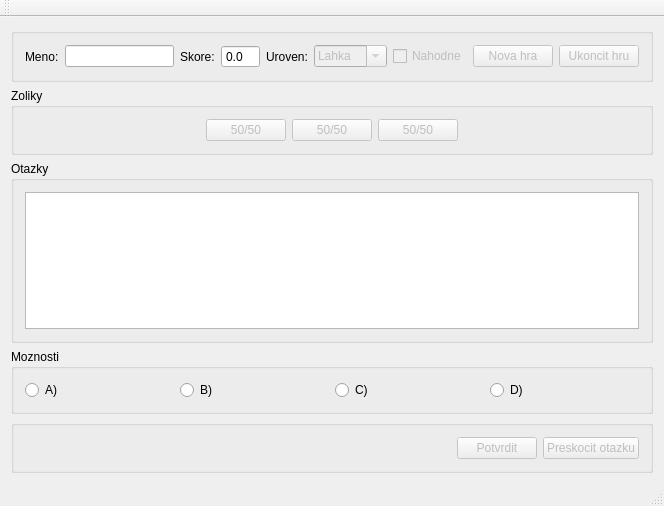
<?xml version="1.0" encoding="UTF-8"?>
<ui version="4.0">
 <class>MilionarClass</class>
 <widget class="QMainWindow" name="MilionarClass">
  <property name="geometry">
   <rect>
    <x>0</x>
    <y>0</y>
    <width>664</width>
    <height>506</height>
   </rect>
  </property>
  <property name="windowTitle">
   <string>Milionar</string>
  </property>
  <widget class="QWidget" name="centralWidget">
   <layout class="QVBoxLayout" name="verticalLayout">
    <item>
     <widget class="QGroupBox" name="groupBox">
      <property name="title">
       <string/>
      </property>
      <layout class="QHBoxLayout" name="horizontalLayout_3">
       <item>
        <widget class="QLabel" name="label">
         <property name="text">
          <string>Meno:</string>
         </property>
        </widget>
       </item>
       <item>
        <widget class="QLineEdit" name="lineEdit"/>
       </item>
       <item>
        <widget class="QLabel" name="label_2">
         <property name="text">
          <string>Skore:</string>
         </property>
        </widget>
       </item>
       <item>
        <widget class="QDoubleSpinBox" name="doubleSpinBox">
         <property name="enabled">
          <bool>true</bool>
         </property>
         <property name="cursor">
          <cursorShape>ArrowCursor</cursorShape>
         </property>
         <property name="frame">
          <bool>true</bool>
         </property>
         <property name="readOnly">
          <bool>false</bool>
         </property>
         <property name="buttonSymbols">
          <enum>QAbstractSpinBox::NoButtons</enum>
         </property>
         <property name="accelerated">
          <bool>false</bool>
         </property>
         <property name="decimals">
          <number>1</number>
         </property>
         <property name="minimum">
          <double>-10.000000000000000</double>
         </property>
         <property name="maximum">
          <double>10.000000000000000</double>
         </property>
         <property name="singleStep">
          <double>0.500000000000000</double>
         </property>
         <property name="stepType">
          <enum>QAbstractSpinBox::DefaultStepType</enum>
         </property>
         <property name="value">
          <double>0.000000000000000</double>
         </property>
        </widget>
       </item>
       <item>
        <widget class="QLabel" name="label_3">
         <property name="text">
          <string>Uroven:</string>
         </property>
        </widget>
       </item>
       <item>
        <widget class="QComboBox" name="comboBox">
         <property name="enabled">
          <bool>false</bool>
         </property>
         <property name="mouseTracking">
          <bool>false</bool>
         </property>
         <property name="editable">
          <bool>true</bool>
         </property>
         <item>
          <property name="text">
           <string>Lahka</string>
          </property>
         </item>
         <item>
          <property name="text">
           <string>Stredna</string>
          </property>
         </item>
         <item>
          <property name="text">
           <string>Tazka</string>
          </property>
         </item>
        </widget>
       </item>
       <item>
        <widget class="QCheckBox" name="checkBox">
         <property name="enabled">
          <bool>false</bool>
         </property>
         <property name="text">
          <string>Nahodne</string>
         </property>
        </widget>
       </item>
       <item>
        <widget class="QPushButton" name="pushNova">
         <property name="enabled">
          <bool>false</bool>
         </property>
         <property name="text">
          <string>Nova hra</string>
         </property>
        </widget>
       </item>
       <item>
        <widget class="QPushButton" name="pushUkoncit">
         <property name="enabled">
          <bool>false</bool>
         </property>
         <property name="text">
          <string>Ukoncit hru</string>
         </property>
        </widget>
       </item>
      </layout>
     </widget>
    </item>
    <item>
     <widget class="QGroupBox" name="groupBox_2">
      <property name="title">
       <string>Zoliky</string>
      </property>
      <layout class="QHBoxLayout" name="horizontalLayout">
       <item>
        <spacer name="horizontalSpacer">
         <property name="orientation">
          <enum>Qt::Horizontal</enum>
         </property>
         <property name="sizeHint" stdset="0">
          <size>
           <width>84</width>
           <height>20</height>
          </size>
         </property>
        </spacer>
       </item>
       <item>
        <spacer name="horizontalSpacer_2">
         <property name="orientation">
          <enum>Qt::Horizontal</enum>
         </property>
         <property name="sizeHint" stdset="0">
          <size>
           <width>83</width>
           <height>20</height>
          </size>
         </property>
        </spacer>
       </item>
       <item>
        <widget class="QPushButton" name="pushButton_3">
         <property name="enabled">
          <bool>false</bool>
         </property>
         <property name="text">
          <string>50/50</string>
         </property>
        </widget>
       </item>
       <item>
        <widget class="QPushButton" name="pushButton_4">
         <property name="enabled">
          <bool>false</bool>
         </property>
         <property name="text">
          <string>50/50</string>
         </property>
        </widget>
       </item>
       <item>
        <widget class="QPushButton" name="pushButton_5">
         <property name="enabled">
          <bool>false</bool>
         </property>
         <property name="text">
          <string>50/50</string>
         </property>
        </widget>
       </item>
       <item>
        <spacer name="horizontalSpacer_3">
         <property name="orientation">
          <enum>Qt::Horizontal</enum>
         </property>
         <property name="sizeHint" stdset="0">
          <size>
           <width>84</width>
           <height>20</height>
          </size>
         </property>
        </spacer>
       </item>
       <item>
        <spacer name="horizontalSpacer_4">
         <property name="orientation">
          <enum>Qt::Horizontal</enum>
         </property>
         <property name="sizeHint" stdset="0">
          <size>
           <width>83</width>
           <height>20</height>
          </size>
         </property>
        </spacer>
       </item>
      </layout>
     </widget>
    </item>
    <item>
     <widget class="QGroupBox" name="groupBox_3">
      <property name="title">
       <string>Otazky</string>
      </property>
      <layout class="QVBoxLayout" name="verticalLayout_2">
       <item>
        <widget class="QTextEdit" name="textEdit"/>
       </item>
      </layout>
     </widget>
    </item>
    <item>
     <widget class="QGroupBox" name="groupBox_4">
      <property name="title">
       <string>Moznosti</string>
      </property>
      <layout class="QHBoxLayout" name="horizontalLayout_2">
       <item>
        <widget class="QRadioButton" name="radioButton">
         <property name="text">
          <string>A)</string>
         </property>
        </widget>
       </item>
       <item>
        <widget class="QLabel" name="label_4">
         <property name="enabled">
          <bool>true</bool>
         </property>
         <property name="text">
          <string/>
         </property>
        </widget>
       </item>
       <item>
        <widget class="QRadioButton" name="radioButton_2">
         <property name="text">
          <string>B)</string>
         </property>
        </widget>
       </item>
       <item>
        <widget class="QLabel" name="label_5">
         <property name="text">
          <string/>
         </property>
        </widget>
       </item>
       <item>
        <widget class="QRadioButton" name="radioButton_3">
         <property name="text">
          <string>C)</string>
         </property>
         <property name="checkable">
          <bool>true</bool>
         </property>
         <property name="checked">
          <bool>false</bool>
         </property>
        </widget>
       </item>
       <item>
        <widget class="QLabel" name="label_6">
         <property name="text">
          <string/>
         </property>
        </widget>
       </item>
       <item>
        <widget class="QRadioButton" name="radioButton_4">
         <property name="text">
          <string>D)</string>
         </property>
        </widget>
       </item>
       <item>
        <widget class="QLabel" name="label_7">
         <property name="text">
          <string/>
         </property>
        </widget>
       </item>
      </layout>
     </widget>
    </item>
    <item>
     <widget class="QGroupBox" name="groupBox_5">
      <property name="title">
       <string/>
      </property>
      <layout class="QGridLayout" name="gridLayout">
       <item row="0" column="0">
        <spacer name="horizontalSpacer_5">
         <property name="orientation">
          <enum>Qt::Horizontal</enum>
         </property>
         <property name="sizeHint" stdset="0">
          <size>
           <width>431</width>
           <height>20</height>
          </size>
         </property>
        </spacer>
       </item>
       <item row="0" column="1">
        <widget class="QPushButton" name="pushButton_6">
         <property name="enabled">
          <bool>false</bool>
         </property>
         <property name="text">
          <string>Potvrdit</string>
         </property>
        </widget>
       </item>
       <item row="0" column="2">
        <widget class="QPushButton" name="pushButton_7">
         <property name="enabled">
          <bool>false</bool>
         </property>
         <property name="text">
          <string>Preskocit otazku</string>
         </property>
        </widget>
       </item>
      </layout>
     </widget>
    </item>
   </layout>
  </widget>
  <widget class="QMenuBar" name="menuBar">
   <property name="geometry">
    <rect>
     <x>0</x>
     <y>0</y>
     <width>664</width>
     <height>26</height>
    </rect>
   </property>
  </widget>
  <widget class="QToolBar" name="mainToolBar">
   <attribute name="toolBarArea">
    <enum>TopToolBarArea</enum>
   </attribute>
   <attribute name="toolBarBreak">
    <bool>false</bool>
   </attribute>
  </widget>
  <widget class="QStatusBar" name="statusBar"/>
 </widget>
 <layoutdefault spacing="6" margin="11"/>
 <resources>
  <include location="Milionar.qrc"/>
 </resources>
 <connections/>
</ui>
